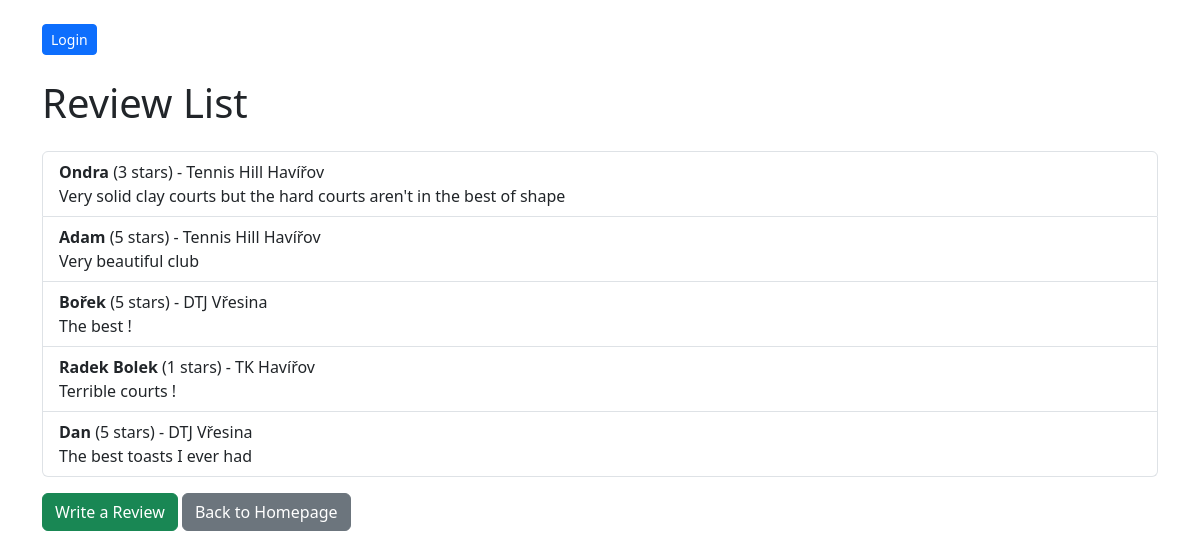
The page /locations/reviews/ on the database as committed earlier.
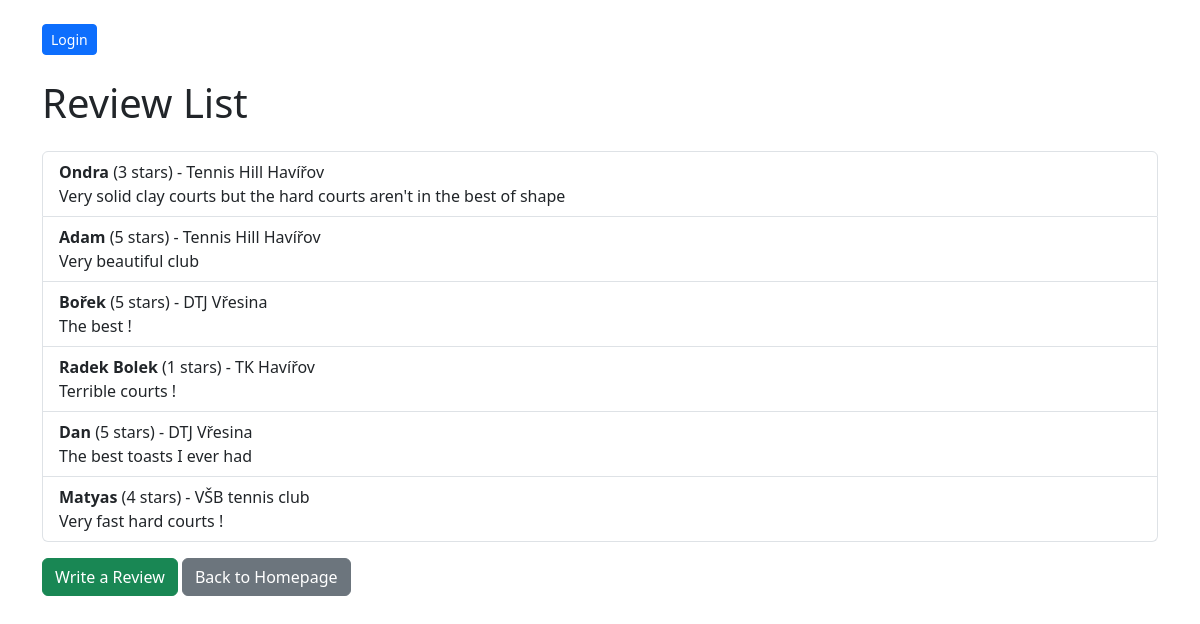
The same page on the database as committed later.
### rezervace/models.py (models this page shows, shortened)
class Review(models.Model):
    location = models.ForeignKey(
        Location,
        on_delete=models.CASCADE,
        related_name="reviews",
        verbose_name="Location"
    )
    name = models.CharField(max_length=100, verbose_name="Name")
    rating = models.PositiveIntegerField(
        verbose_name="Rating",
        choices=[
            (1, '1 star'),
            (2, '2 stars'),
            (3, '3 stars'),
            (4, '4 stars'),
            (5, '5 stars')
        ]
    )
    comment = models.TextField(verbose_name="Comment")

class Location(models.Model):
    name = models.CharField(max_length=100, verbose_name="Name")
    address = models.CharField(max_length=255, verbose_name="Address")
    city = models.CharField(max_length=100, verbose_name="City")
    clay_courts = models.IntegerField(default=0, verbose_name="Clay Courts")
    grass_courts = models.IntegerField(default=0, verbose_name="Grass Courts")
    hard_courts = models.IntegerField(default=0, verbose_name="Hard Courts")

### rezervace/views.py (the view)
# urls.py: path('reviews/', views.review_list, name='review_list'),  # URL pro seznam recenzí
def review_list(request):
    reviews = Review.objects.all()  # Načtení všech recenzí
    return render(request, 'rezervace/review_list.html', {'reviews': reviews})

### rezervace/templates/rezervace/review_list.html (shortened to what this page needs)
{% extends 'rezervace/base.html' %}
{% block content %}
<h1 class="mb-4">Review List</h1>
<ul class="list-group">
    {% for review in reviews %}
    <li class="list-group-item">
        <strong>{{ review.name }}</strong> ({{ review.rating }} stars) - {{ review.location.name }}
        <br>
        {{ review.comment }}
    </li>
    {% empty %}
    <li class="list-group-item">No reviews available.</li>
    {% endfor %}
</ul>
<a href="{% url 'select_location_review' %}" class="btn btn-success mt-3">Write a Review</a>
<a href="{% url 'homepage' %}" class="btn btn-secondary mt-3">Back to Homepage</a>
{% endblock %}

Rows that differ between the two databases and show on the page:
added Review: name "Matyas", rating "4", location.name "VŠB tennis club", comment "Very fast hard courts !"
